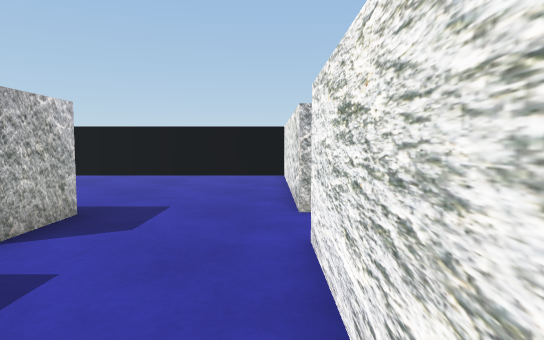
view 1 (above)

16 first-person views from a walk through a Unity game level. The camera is 0.62 m above the floor, tilts 4° down and sees 75° across. The floor is counted in squares, 0.5 m on a side. Each view is taken from the middle of a square. On the plan, view 1 faces up. The plan holds only what a view shows up to about 14 squares ahead; the rest is blank. Some surface patterns are stand-ins.

view 2
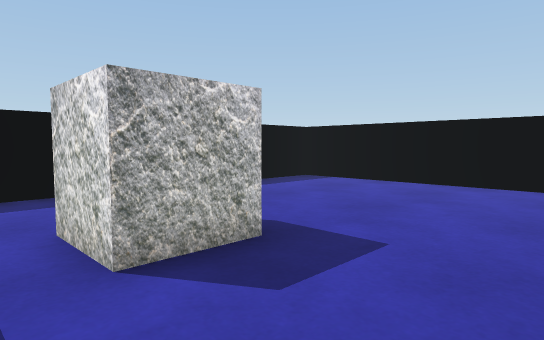

view 3
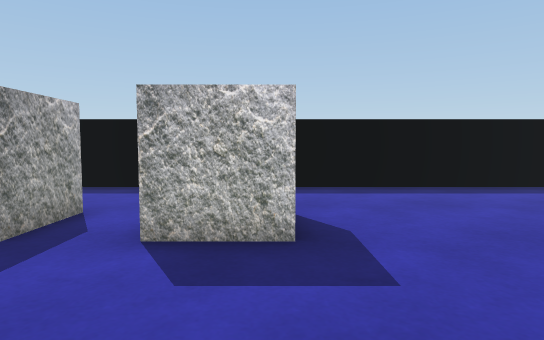

view 4
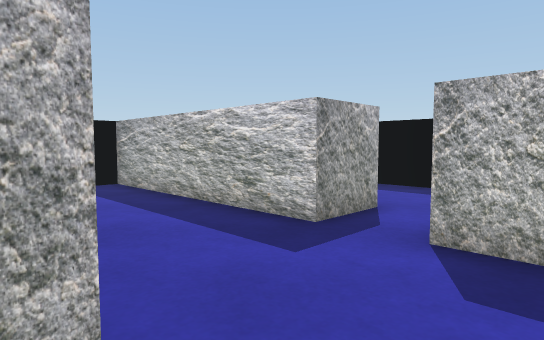

view 5
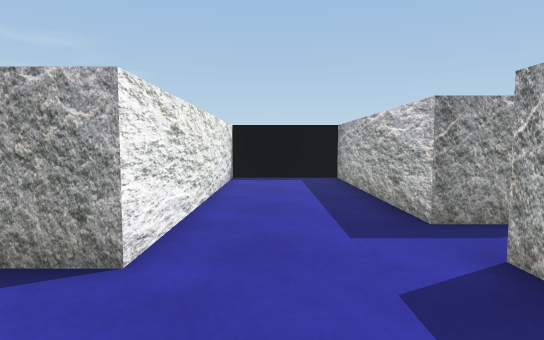

view 6
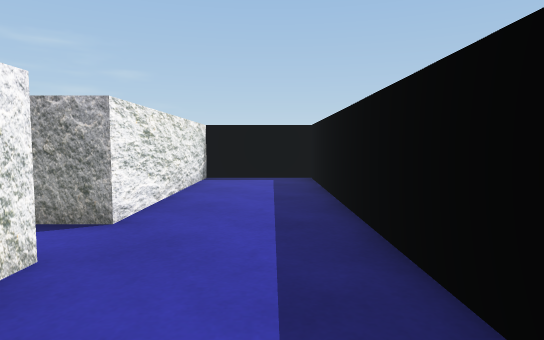

view 7
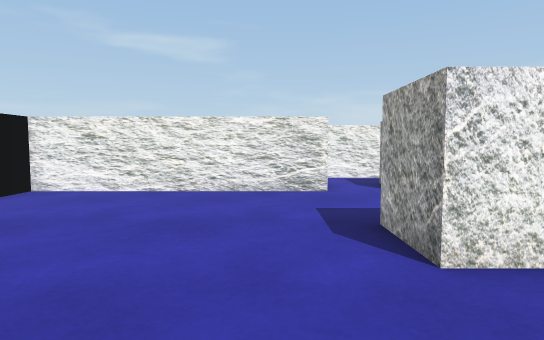

view 8
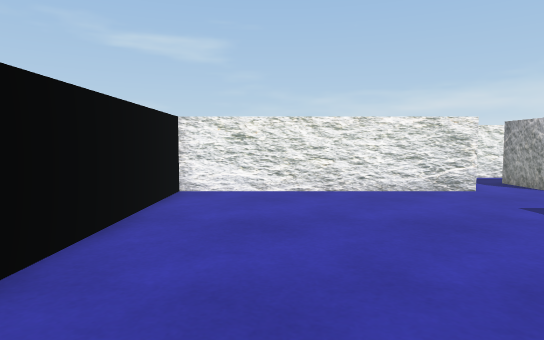

view 9
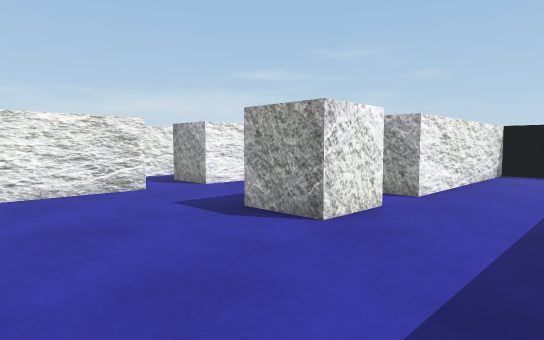

view 10
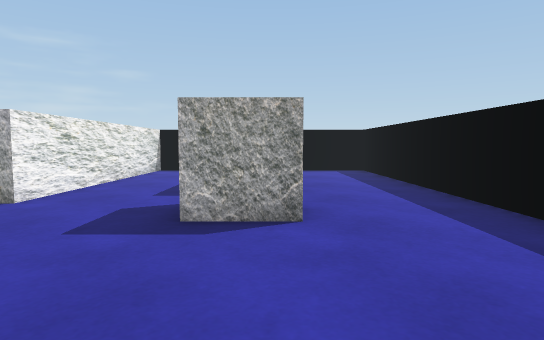

view 11
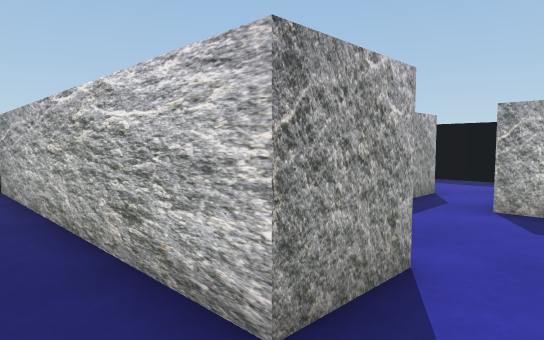

view 12
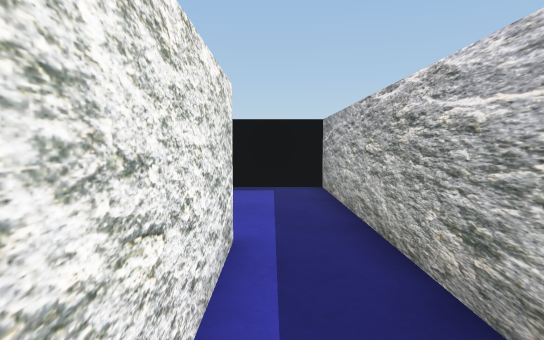

view 13
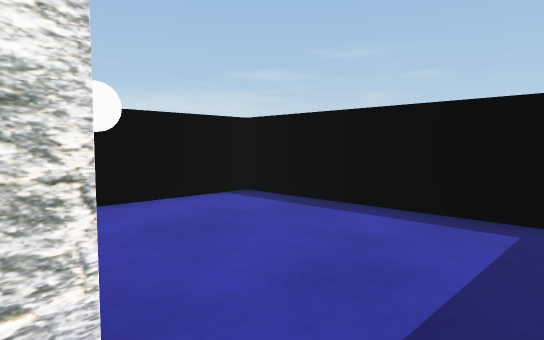

view 14
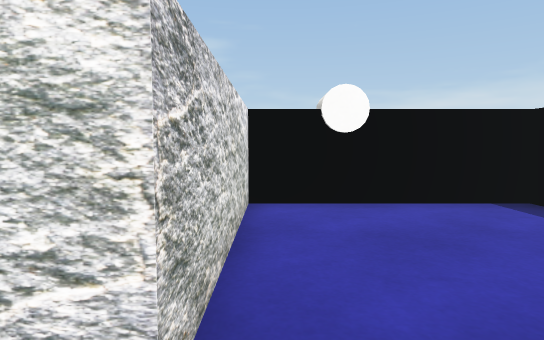

view 15
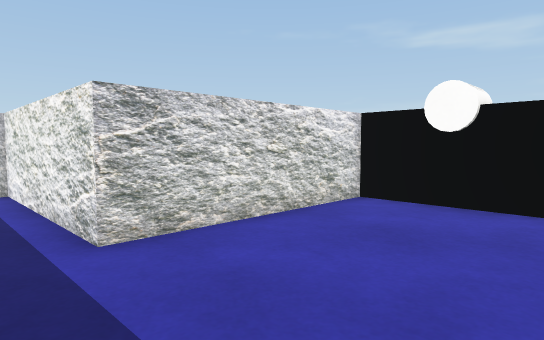

view 16
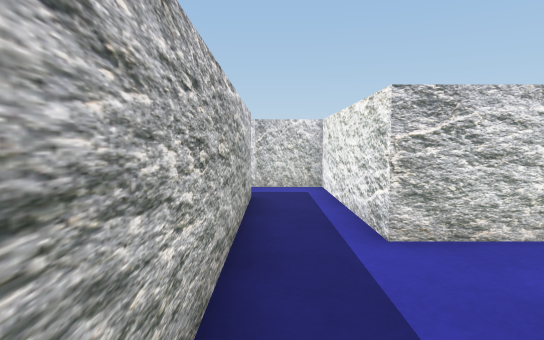

### Floor plan
Points are (right, up) in squares from view 1. A wall is a line through its corners. A room is listed if a view was taken in it or the views show most of it. See-through windows are left out.
Room 1 (views 1, 2, 5, 6, 7, 8, 9, 10)
walls: (0.5, 6.4) (0.5, 14.5) (-8.4, 14.5); (-9.5, 14.1) (-9.5, -5.5) (-5.5, -5.5) (-5.5, 2.5) (-3.5, 2.5) (-3.5, -5.5) (0.5, -5.5) (0.5, 4.5)
ways out: opening at (1.5, 5.5) to room 2
objects: other object (-5, 5) to (-4, 6)
Room 2 (views 3, 4, 11, 12, 13, 14, 15, 16)
walls: (10.5, -1.6) (10.5, 0.5) (4.5, 0.5) (4.5, 6.5) (2.4, 6.5); (0.5, 4.5) (2.5, 4.5) (2.5, -5.5) (10.5, -5.5) (10.5, -2.4)
ways out: opening at (1.5, 5.5) to room 1

Positions as (right, up) in squares from view 1, and headings:
1: (0, 0), facing up
2: (0, 3), facing up-left
3: (1, 6), facing left
4: (1, 6), facing down-left
5: (-1, 8), facing down
6: (-8, 8), facing down
7: (-9, 8), facing right
8: (-9, 12), facing right
9: (-9, 11), facing down-right
10: (-5, 12), facing down
11: (4, 6), facing down-left
12: (4, 5), facing down
13: (3, 1), facing down-right
14: (3, 0), facing right
15: (3, -4), facing up-right
16: (3, -4), facing up
